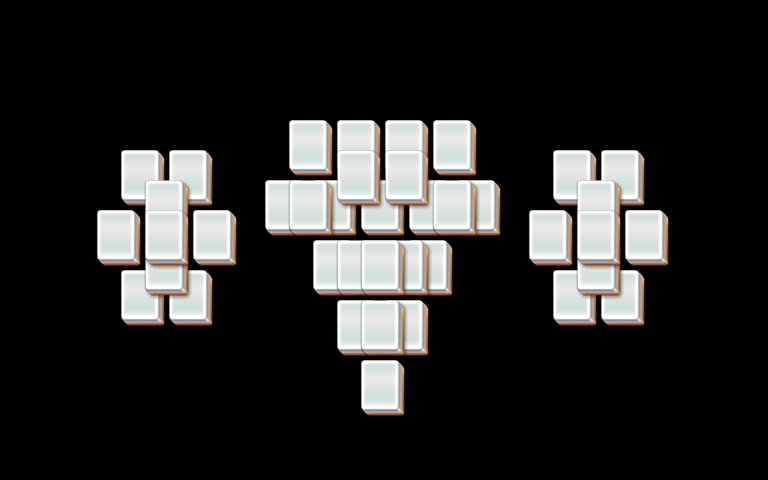

This is a level from a 2D game, rendered from its Tiled map with the project's own tilesets. A one-line summary and the map file follow, with tile-layer data summarised:
An orthogonal 32x16 tile map with 24x30 px tiles, 5 tile layers (layer1, layer2, layer3, layer4, ...).

<map version="1.0" orientation="orthogonal" width="32" height="16" tilewidth="24" tileheight="30">
 <properties>
  <property name="species" value="10" />
 </properties>
 <tileset firstgid="1" name="mahjong" tilewidth="48" tileheight="60">
  <image source="mahjong.png" />
 </tileset>
 <layer name="layer1" width="32" height="16">
  <data>[512 cells, 29 non-empty, 1 distinct tile ids]</data>
 </layer>
 <layer name="layer2" width="32" height="16">
  <data>[512 cells, 29 non-empty, 1 distinct tile ids]</data>
 </layer>
 <layer name="layer3" width="32" height="16">
  <data>[512 cells, 15 non-empty, 1 distinct tile ids]</data>
 </layer>
 <layer name="layer4" width="32" height="16">
  <data>[512 cells, 3 non-empty, 1 distinct tile ids]</data>
 </layer>
 <layer name="layer5" width="32" height="16">
  <data>[512 cells, 0 non-empty, 0 distinct tile ids]</data>
 </layer>
</map>
